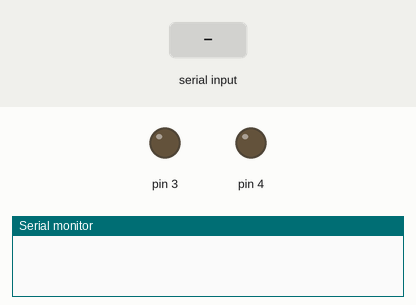
This sketch was run on a simulated Arduino Uno, built with avr-gcc and run on an emulated ATmega328P. Shown: output pins drawn as LEDs (lit = HIGH), the last lines printed to the serial monitor. The inputs (shaded band) are chosen by the test bench.

Above: at 1.2 s.
1.3 s: "2" received over the second serial link
At 1.9 s:
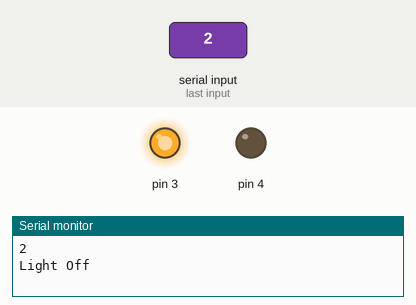
2.8 s: "4" received over the second serial link
At 3.1 s:
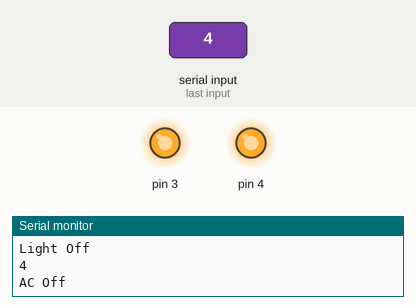
4.3 s: "1" received over the second serial link
At 5.4 s:
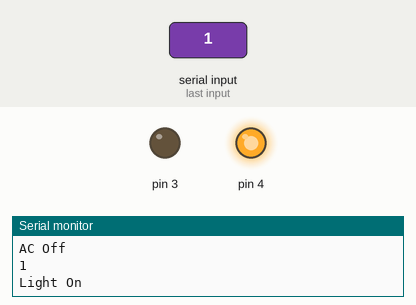
Timing chart, 0 to 7.3 s (numbered marks = the images above; inputs shaded):
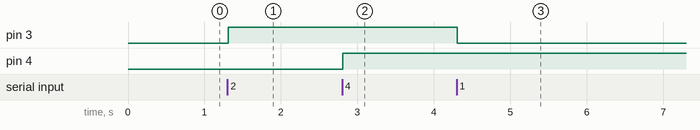

Measured:
- after the input at 1.3 s, pin 3: LOW → HIGH at once
- after the input at 2.8 s, pin 4: LOW → HIGH at once
- after the input at 4.3 s, pin 3: HIGH → LOW at once

The sketch:

Bluetooth_Control.ino
```cpp
/*
* Control LED's with Smartphone via bluetooth

*/
#include <SoftwareSerial.h>

SoftwareSerial mySerial(6,7); // RX, TX

int led1 = 3;
int led2 = 4 ;

String state;

void setup() {
// sets the pins as outputs:
pinMode(3, OUTPUT);
pinMode(4, OUTPUT);

// initialize serial communication at 9600 bits per second:
Serial.begin(9600);
mySerial.begin(9600);
}

void loop() {
 while (mySerial.available()){  //Check if there is an available byte to read
 delay(10); //Delay added to make thing stable
 char c = mySerial.read(); //Conduct a serial read
 //if (c == '#') {break;} //Exit the loop when the # is detected after the word
 state += c; //Shorthand for voice = voice + c
 Serial.println(state);
  }

// if the state is 'LED1ON' the Led1 will turn on
if (state.equals("1")) {
digitalWrite(3, LOW);
Serial.println("Light On");
}
// if the state is 'LED1OFF' the led1 will turn off
else  if (state.equals("2")){
digitalWrite(3, HIGH);
Serial.println("Light Off");
}
// if the state is 'LED2ON' the Led2 will turn on
else  if (state.equals("3")){
digitalWrite(4, LOW);
Serial.println("AC On");
}

// if the state is 'LED2OFF' the led2 will turn off
else  if (state.equals("4")){
digitalWrite(4, HIGH);
Serial.println("AC Off");
}
// if the state is 'ALLON' the Led's will turn on
else if (state.equals("5")) {
digitalWrite(3, HIGH);
digitalWrite(4, HIGH);
Serial.println("All On");
}
// if the state is 'ALLOFF' the Led's will turn off
else if (state.equals("6")) {
digitalWrite(3, LOW);
digitalWrite(4, LOW);
Serial.println("All Off");
}


state="";
}
```
